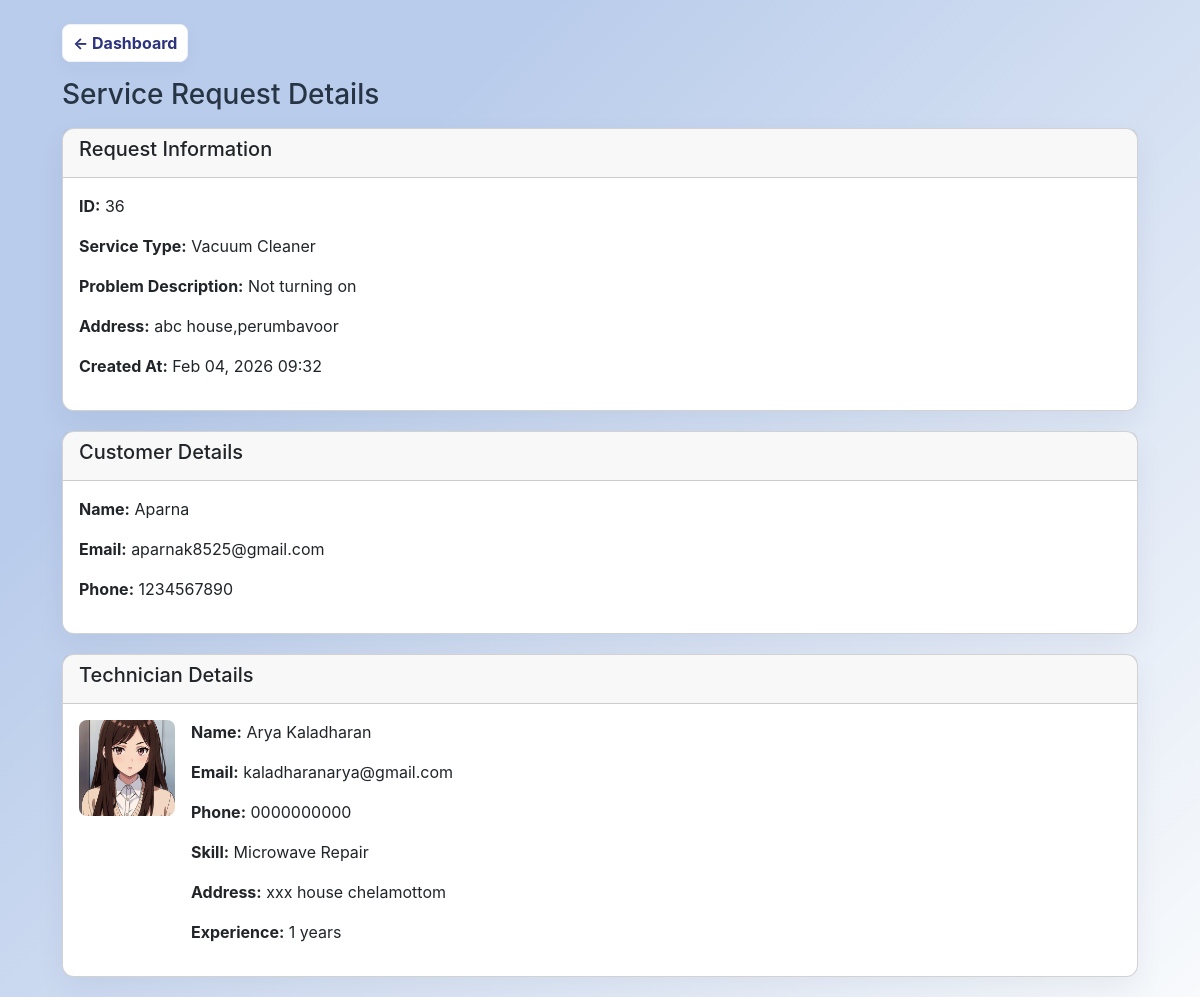
The page /request_detail/36/ (signed in) on the database its author committed.
### homeservice/models.py (models this page shows, shortened)
class ServiceRequest(models.Model):
    STATUS_CHOICES = [
        ('pending', 'Pending'),
        ('open', 'Open for Technicians'),
        ('assigned', 'Assigned'),
        ('rescheduled', 'Rescheduled'),
        ('accepted', 'Accepted by User'),
        ('reschedule_rejected', 'Reschedule Rejected'),
        ('completed', 'Completed'),
    ]
    user = models.ForeignKey(User, on_delete=models.CASCADE, related_name='requests')
    technician = models.ForeignKey(
        User,
        on_delete=models.SET_NULL,
        null=True,
        blank=True,
        related_name='assigned_jobs'
    )
    service_type = models.CharField(max_length=100)
    problem_description = models.TextField()
    address = models.TextField()
    location = models.CharField(max_length=100, default='')  # Service area for technician matching
    preferred_date = models.DateField(null=True, blank=True)
    preferred_time = models.TimeField(null=True, blank=True)
    suggested_date = models.DateField(null=True, blank=True)
    suggested_time = models.TimeField(null=True, blank=True)
    status = models.CharField(
        max_length=20,
        choices=STATUS_CHOICES,
        default='pending'
    )
    created_at = models.DateTimeField(auto_now_add=True)
    completed_at = models.DateTimeField(null=True, blank=True)
    class Meta:
        pass
    service_amount = models.DecimalField(
        max_digits=8,
        decimal_places=2,
        null=True,
        blank=True
    )
    invoice_number = models.CharField(
        max_length=50,
        null=True,
        blank=True
    )
    invoice_generated = models.BooleanField(default=False)
    rating = models.IntegerField(
        null=True,
        blank=True,
        choices=[(1, '1 Star'), (2, '2 Stars'), (3, '3 Stars'), (4, '4 Stars'), (5, '5 Stars')]
    )
    review = models.TextField(null=True, blank=True)

class Customer(models.Model):
    user = models.OneToOneField(User, on_delete=models.CASCADE)
    phone = models.CharField(max_length=15, blank=True)
    location = models.CharField(max_length=100, blank=True)
    reset_token = models.CharField(max_length=100, blank=True, null=True)  # For password reset

class Technician(models.Model):
    user = models.OneToOneField(User, on_delete=models.CASCADE)
    name = models.CharField(max_length=100)
    email = models.EmailField()  # easier for admin lookup + views.py compatibility
    phone = models.CharField(max_length=20)
    skill = models.CharField(max_length=100, choices=SKILL_CHOICES)
    address = models.TextField(help_text="Technician's home address")
    service_locations = models.TextField(help_text="Comma separated areas where technician can work")
    experience_years = models.PositiveIntegerField(default=0)
    idproof = models.FileField(upload_to="idproofs/")
    experience_certificate = models.FileField(upload_to="experience_certificates/", null=True, blank=True)
    photo = models.ImageField(upload_to="technicians/photos/", null=True, blank=True)
    is_approved = models.BooleanField(default=False)  # admin must approve
    admin_notified = models.BooleanField(default=False, help_text="Set True when admin has been shown a one-time notification for this signup")
    reset_token = models.CharField(max_length=100, blank=True, null=True)  # For password reset
    discount_percent = models.IntegerField(default=0)
    discount_valid_until = models.DateField(null=True, blank=True)
    subscription_expiry = models.DateField(null=True, blank=True)
    is_active = models.BooleanField(default=True)

### homeservice/views.py (the view)
# urls.py: path("request_detail/<int:request_id>/", views.request_detail, name="request_detail"),
@login_required
def request_detail(request, request_id):
    service_request = get_object_or_404(ServiceRequest, id=request_id)
    if not (request.user.is_superuser or service_request.user == request.user):
        return redirect('dashboard')
    context = {
        'service_request': service_request,
        'customer': service_request.user.customer,
        'technician': Technician.objects.get(user=service_request.technician) if service_request.technician else None,
    }
    return render(request, 'homeservice/request_detail.html', context)

### homeservice/templates/homeservice/request_detail.html (shortened to what this page needs)
<!DOCTYPE html>
<html lang="en">
<head>
    <link href="https://cdn.jsdelivr.net/npm/bootstrap@5.3.2/dist/css/bootstrap.min.css" rel="stylesheet">
</head>
<body>
<div class="container mt-4">
    <a href="/admindashboard/" class="admin-back mb-3 d-inline-block">← Dashboard</a>
    <h3 class="mb-3">Service Request Details</h3>
    <div class="card">
        <div class="card-header">
            <h5>Request Information</h5>
        </div>
        <div class="card-body">
            <p><strong>ID:</strong> {{ service_request.id }}</p>
            <p><strong>Service Type:</strong> {{ service_request.service_type }}</p>
            <p><strong>Problem Description:</strong> {{ service_request.problem_description }}</p>
            <p><strong>Address:</strong> {{ service_request.address }}</p>
            <p><strong>Created At:</strong> {{ service_request.created_at|date:"M d, Y H:i" }}</p>
        </div>
    </div>
    <div class="card">
        <div class="card-header">
            <h5>Customer Details</h5>
        </div>
        <div class="card-body">
            <p><strong>Name:</strong> {{ customer.user.first_name|default:customer.user.username }}</p>
            <p><strong>Email:</strong> {{ customer.user.email|default:customer.user.username }}</p>
            <p><strong>Phone:</strong> {{ customer.phone|default:"N/A" }}</p>
        </div>
    </div>
    {% if technician %}
    <div class="card">
        <div class="card-header">
            <h5>Technician Details</h5>
        </div>
        <div class="card-body d-flex align-items-start">
            <div class="me-3">
                {% if technician.photo %}
                    <img src="{{ technician.photo.url }}" alt="Tech" style="width:96px;height:96px;border-radius:8px;object-fit:cover">
                {% else %}
                    <div style="width:96px;height:96px;border-radius:8px;background:#eee;display:flex;align-items:center;justify-content:center;color:#666;font-weight:700;">{{ technician.name|slice:":1"|upper }}</div>
                {% endif %}
            </div>
            <div>
                <p><strong>Name:</strong> {{ technician.name }}</p>
                <p><strong>Email:</strong> {{ technician.email }}</p>
                <p><strong>Phone:</strong> {{ technician.phone }}</p>
                <p><strong>Skill:</strong> {{ technician.skill }}</p>
                <p><strong> Address:</strong> {{ technician.address }}</p>
                <p><strong>Experience:</strong> {{ technician.experience_years }} years</p>
            </div>
        </div>
    </div>
    {% endif %}
</div>
</body>
</html>

### homeservice/templates/homeservice/_dashboard_styles.html (style rules this page uses)
body { font-family: 'Inter', sans-serif; background: linear-gradient(135deg,#b9cceb 25%, #f8fafc 100%); background-attachment: fixed; color: #273444; }

### homeservice/templates/homeservice/request_detail.html (style rules this page uses)
.card { margin-bottom:20px; border-radius:12px; box-shadow:0 12px 30px rgba(13,38,77,0.06); }
.admin-back { display:inline-flex; align-items:center; gap:8px; padding:6px 10px; border-radius:8px; border:1px solid #eef2f8; background:#fff; color:#2d347d; font-weight:700; text-decoration:none; box-shadow:0 6px 20px rgba(47,63,88,0.04); transition:transform .12s ease; }
.container { max-width:1100px; }

### rows shown on the page
ServiceRequest: id "36", service_type "Vacuum Cleaner", problem_description "Not turning on", address "abc house,perumbavoor", created_at "Feb 04, 2026 09:32"
Customer: user.first_name "Aparna", user.email "aparnak8525@gmail.com", phone "1234567890"
Technician: photo (picture), name "Arya Kaladharan", email "kaladharanarya@gmail.com", phone "0000000000", skill "Microwave Repair", address "xxx house chelamottom", experience_years "1"
